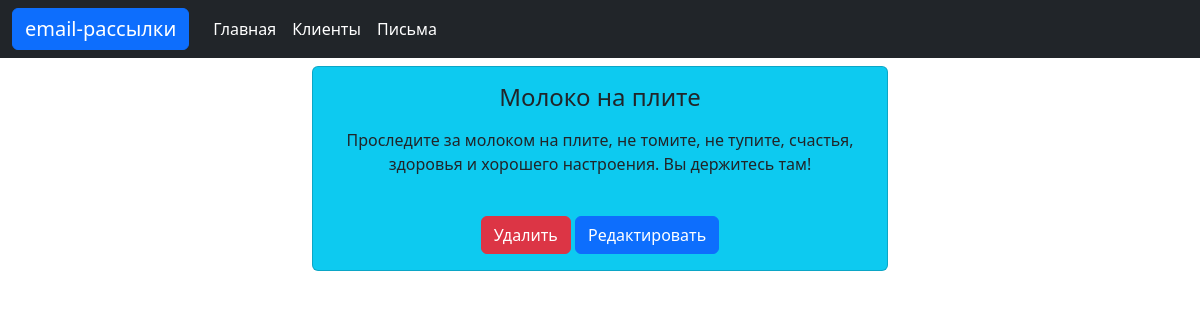
The page /message1/detail on the database its author committed.
### mailing/models.py (models this page shows, shortened)
class Message(models.Model):
    title = models.CharField(max_length=250, verbose_name='Тема')
    text = models.TextField(verbose_name='Сообщение')
    class Meta:
        verbose_name = 'Письмо'
        verbose_name_plural = 'Письма'

### mailing/views.py (the view)
# urls.py: path('message<int:pk>/detail', MessageDetailView.as_view(), name="detail_message"),
class MessageDetailView(DetailView):
    model = Message

### mailing/templates/mailing/message_detail.html (shortened to what this page needs)
{% extends 'mailing/base.html' %}
{% block main %}
    <div class="row mt-2 justify-content-center">
        <div class="col-6">
            <div class="card text-center bg-info">
              <div class="card-body">
                  <h4 class="card-title">{{ object.title }}</h4>
                  <p class="card-text">{{ object.text | linebreaks }}</p>
                  <br>
                  <div class="">
                      <a class="btn btn-danger" href="{% url 'mailing:delete_message' object.id %}">Удалить</a>
                      <a class="btn btn-primary" href="{% url 'mailing:edit_message' object.id %}">Редактировать</a>
                  </div>
              </div>
            </div>
        </div>
    </div>
{% endblock %}

### rows shown on the page
Message: title "Молоко на плите", text "Проследите за молоком на плите, не томите, не тупите, счастья, здоровья и хорошего настроения. Вы держитесь там!"
